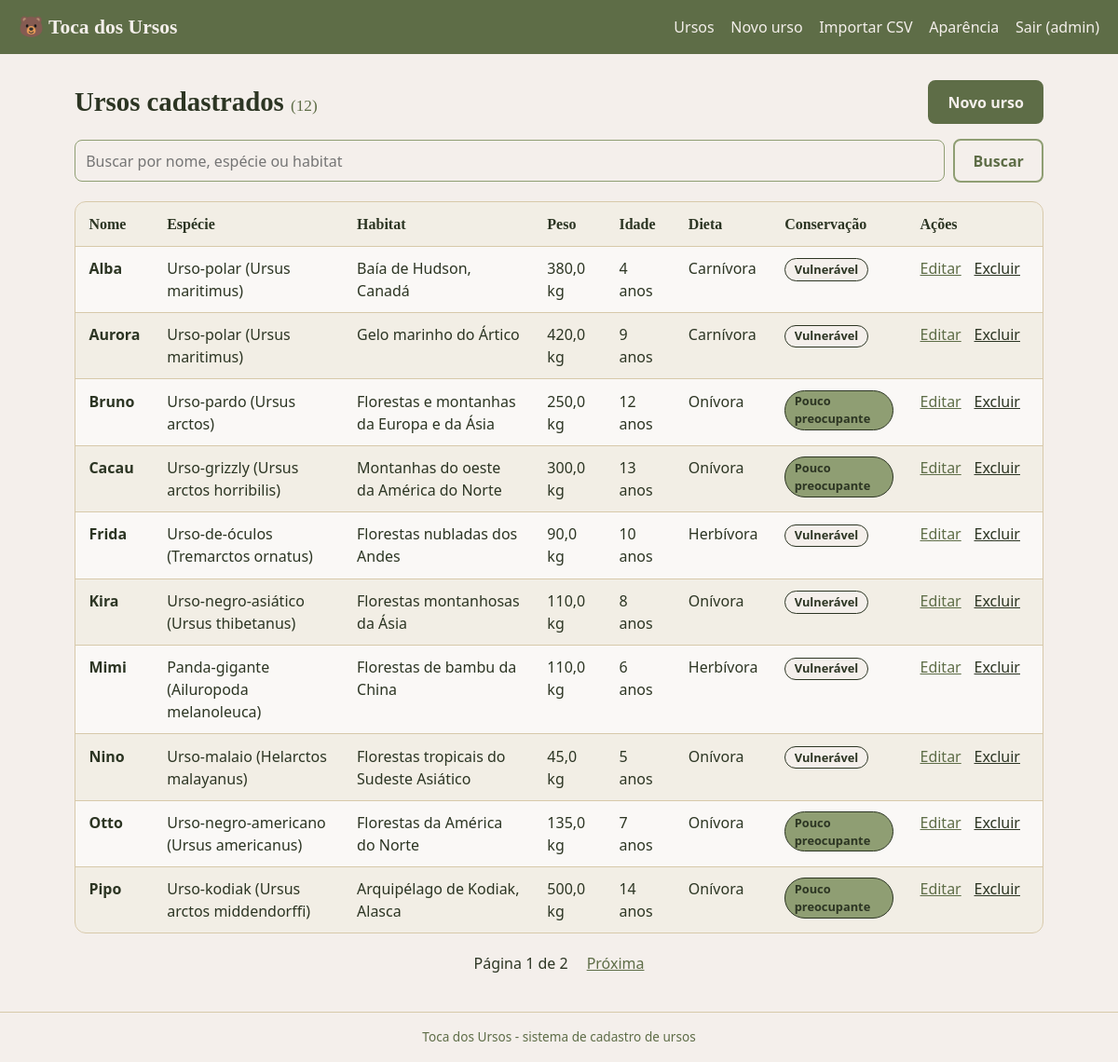
The app's page /ursos.php (signed in) with its own data.
### tables this page shows
CREATE TABLE IF NOT EXISTS ursos (
    id                 INT UNSIGNED NOT NULL AUTO_INCREMENT PRIMARY KEY,
    nome               VARCHAR(100) NOT NULL,
    especie            VARCHAR(100) NOT NULL,
    habitat            VARCHAR(150) NULL,
    peso_kg            DECIMAL(6,2) NULL,
    idade_anos         TINYINT UNSIGNED NULL,
    cor_pelagem        VARCHAR(60)  NULL,
    dieta              ENUM('onivora','carnivora','herbivora') NOT NULL DEFAULT 'onivora',
    status_conservacao ENUM('LC','NT','VU','EN','CR') NOT NULL DEFAULT 'LC',
    descricao          TEXT NULL,
    criado_em          TIMESTAMP NOT NULL DEFAULT CURRENT_TIMESTAMP,
    atualizado_em      TIMESTAMP NOT NULL DEFAULT CURRENT_TIMESTAMP ON UPDATE CURRENT_TIMESTAMP,
    INDEX idx_nome (nome),
    INDEX idx_especie (especie)
);

### src/Preferencias.php (called while the page is built, shortened)
<?php
final class Preferencias
{
    public static function obter(): array
    {
        $dados = json_decode($_COOKIE[self::COOKIE] ?? '', true);
        return self::sanear(is_array($dados) ? $dados : []);
    }
    private static function sanear(array $d): array
    {
        $tema  = $d['tema'] ?? '';
        $fonte = $d['fonte'] ?? '';
        $pag   = (int) ($d['por_pagina'] ?? 0);
        return [
            'tema'       => isset(self::TEMAS[$tema]) ? $tema : self::PADRAO['tema'],
            'fonte'      => isset(self::FONTES[$fonte]) ? $fonte : self::PADRAO['fonte'],
            'por_pagina' => in_array($pag, self::PAGINAS, true) ? $pag : self::PADRAO['por_pagina'],
        ];
    }
}

### src/bootstrap.php (called while the page is built, shortened)
<?php
spl_autoload_register(function (string $classe): void {
    $arquivo = __DIR__ . '/' . $classe . '.php';
});
function config(string $chave): mixed
{
    static $cfg = null;
    $cfg ??= require BASE_PATH . '/config/config.php';
    return $cfg[$chave] ?? null;
}
function e(mixed $valor): string
{
    return htmlspecialchars((string) $valor, ENT_QUOTES, 'UTF-8');
}

### config/config.php (called while the page is built, shortened)
<?php
return [
    'app' => ['nome' => 'Toca dos Ursos'],
    'db'  => [
        'host'    => '127.0.0.1',
        'port'    => 3306,
        'name'    => 'ursos_db',
        'user'    => 'root',
        'pass'    => '',
        'charset' => 'utf8mb4',
    ],
];

### src/Auth.php (called while the page is built, shortened)
<?php
final class Auth
{
    public static function logado(): bool
    {
        return isset($_SESSION['usuario']);
    }
    public static function usuario(): ?array
    {
        return $_SESSION['usuario'] ?? null;
    }
}

### src/Database.php (called while the page is built, shortened)
<?php
final class Database
{
    private static ?PDO $pdo = null;
    public static function conexao(): PDO
    {
        if (self::$pdo === null) {
            $c = config('db');
            $dsn = sprintf('mysql:host=%s;port=%d;dbname=%s;charset=%s', $c['host'], $c['port'], $c['name'], $c['charset']);
            self::$pdo = new PDO($dsn, $c['user'], $c['pass'], [
                PDO::ATTR_ERRMODE            => PDO::ERRMODE_EXCEPTION,
                PDO::ATTR_DEFAULT_FETCH_MODE => PDO::FETCH_ASSOC,
                PDO::ATTR_EMULATE_PREPARES   => false,
            ]);
        }
        return self::$pdo;
    }
}

### src/UrsoRepository.php (called while the page is built, shortened)
<?php
final class UrsoRepository
{
    public function listar(string $busca, int $pagina, int $porPagina): array
    {
        $where  = '';
        $params = [];
        $st = $this->pdo->prepare("SELECT COUNT(*) FROM ursos $where");
        $st->execute($params);
        $total = (int) $st->fetchColumn();
        $offset = max(0, ($pagina - 1) * $porPagina);
        $st = $this->pdo->prepare("SELECT * FROM ursos $where ORDER BY nome ASC LIMIT $porPagina OFFSET $offset");
        $st->execute($params);
        return ['itens' => $st->fetchAll(), 'total' => $total];
    }
}

### public/ursos.php (the view, shortened to what this page needs)
<?php
require __DIR__ . '/../src/bootstrap.php';
$porPagina = Preferencias::obter()['por_pagina'];
$busca     = trim((string) ($_GET['q'] ?? ''));
$pagina    = max(1, (int) ($_GET['p'] ?? 1));
$r       = (new UrsoRepository(Database::conexao()))->listar($busca, $pagina, $porPagina);
$paginas = max(1, (int) ceil($r['total'] / $porPagina));
$link    = fn(int $p) => 'ursos.php?' . http_build_query(['q' => $busca, 'p' => $p]);
require BASE_PATH . '/templates/header.php';
?>
<div class="barra">
    <h1>Ursos cadastrados <small>(<?= (int) $r['total'] ?>)</small></h1>
    <a class="botao" href="urso_form.php">Novo urso</a>
</div>
<form method="get" class="busca" role="search">
    <input type="search" name="q" value="<?= e($busca) ?>" placeholder="Buscar por nome, espécie ou habitat" aria-label="Buscar ursos">
    <button type="submit" class="botao secundario">Buscar</button>
</form>
<?php if (!$r['itens']): ?>
    <p class="vazio">Nenhum urso encontrado. <a href="urso_form.php">Cadastre o primeiro</a> ou <a href="importar.php">importe um CSV</a>.</p>
<?php else: ?>
<div class="tabela-wrap">
<table>
    <thead>
        <tr><th>Nome</th><th>Espécie</th><th>Habitat</th><th>Peso</th><th>Idade</th><th>Dieta</th><th>Conservação</th><th>Ações</th></tr>
    </thead>
    <tbody>
    <?php foreach ($r['itens'] as $u): ?>
        <tr>
            <td><strong><?= e($u['nome']) ?></strong></td>
            <td><?= e($u['especie']) ?></td>
            <td><?= e($u['habitat']) ?></td>
            <td><?= $u['peso_kg'] !== null ? e(number_format((float) $u['peso_kg'], 1, ',', '.')) . ' kg' : '-' ?></td>
            <td><?= $u['idade_anos'] !== null ? (int) $u['idade_anos'] . ' anos' : '-' ?></td>
            <td><?= e(Urso::DIETAS[$u['dieta']] ?? $u['dieta']) ?></td>
            <td><span class="selo selo-<?= e($u['status_conservacao']) ?>"><?= e(Urso::STATUS[$u['status_conservacao']] ?? $u['status_conservacao']) ?></span></td>
            <td class="acoes">
                <a href="urso_form.php?id=<?= (int) $u['id'] ?>">Editar</a>
                <form method="post" action="urso_excluir.php" class="inline" onsubmit="return confirm('Excluir <?= e(addslashes($u['nome'])) ?>?');">
                    <button type="submit" class="link perigo">Excluir</button>
                </form>
            </td>
        </tr>
    <?php endforeach; ?>
    </tbody>
</table>
</div>
<?php if ($paginas > 1): ?>
<nav class="paginacao" aria-label="Paginação">
    <span>Página <?= $pagina ?> de <?= $paginas ?></span>
    <?php if ($pagina < $paginas): ?><a href="<?= e($link($pagina + 1)) ?>">Próxima</a><?php endif; ?>
</nav>
<?php endif; ?>
<?php endif; ?>
<?php require BASE_PATH . '/templates/footer.php';

### templates/header.php (shortened to what this page needs)
<?php
$prefs = Preferencias::obter();
$app   = config('app')['nome'];
?>
<!DOCTYPE html>
<html lang="pt-BR">
<head>
    <link rel="stylesheet" href="assets/css/style.css">
</head>
<body class="tema-<?= e($prefs['tema']) ?> fonte-<?= e($prefs['fonte']) ?>">
<header class="topo">
    <a class="marca" href="ursos.php">🐻 <?= e($app) ?></a>
    <nav class="menu" aria-label="Principal">
        <?php if (Auth::logado()): ?>
            <a href="ursos.php">Ursos</a>
            <a href="urso_form.php">Novo urso</a>
            <a href="importar.php">Importar CSV</a>
        <?php endif; ?>
        <a href="preferencias.php">Aparência</a>
        <?php if (Auth::logado()): ?>
            <form method="post" action="logout.php" class="inline">
                <button type="submit" class="link">Sair (<?= e(Auth::usuario()['usuario']) ?>)</button>
            </form>
        <?php endif; ?>
    </nav>
</header>
<main class="conteudo">

### templates/footer.php
</main>
<footer class="rodape">Toca dos Ursos - sistema de cadastro de ursos</footer>
</body>
</html>

### public/assets/css/style.css (style rules this page uses)
:root { --creme: #F4EFEB; --bege: #D7C9AA; --verde-claro: #8F9E73; --verde-escuro: #5E6D47; --texto: #2C3523; --bg: var(--creme); --superficie: color-mix(in srgb, var(--creme) 45%, #fff); --borda: var(--bege); --cor-texto: var(--texto); --cor-suave: var(--verde-escuro); --botao-bg: var(--verde-escuro); --botao-cor: var(--creme); --link: var(--verde-escuro); --topo-bg: var(--verde-escuro); --topo-cor: var(--creme); --linha-alt: color-mix(in srgb, var(--bege) 22%, transparent); --serif: Georgia, "Times New Roman", serif; }
html { font-size: 16px; }
* { box-sizing: border-box; }
body { margin: 0; min-height: 100vh; display: flex; flex-direction: column; background: var(--bg); color: var(--cor-texto); font-family: system-ui, -apple-system, "Segoe UI", Roboto, sans-serif; line-height: 1.5; }
a { color: var(--link); }
h1 { font-family: var(--serif); font-weight: 700; font-size: 1.8rem; margin: 0 0 1rem; line-height: 1.2; }
h1 small { font-size: .6em; font-weight: 400; color: var(--cor-suave); }
.topo { background: var(--topo-bg); color: var(--topo-cor); display: flex; flex-wrap: wrap; align-items: center; justify-content: space-between; gap: .5rem 1.5rem; padding: .8rem 1.25rem; }
.marca { font-family: var(--serif); font-size: 1.35rem; font-weight: 700; color: var(--topo-cor); text-decoration: none; }
.menu { display: flex; flex-wrap: wrap; align-items: center; gap: .25rem 1.1rem; }
.menu a, .menu .link { color: var(--topo-cor); text-decoration: none; }
.conteudo { flex: 1; width: 100%; max-width: 1080px; margin: 0 auto; padding: 1.75rem 1.25rem 2.5rem; }
.rodape { text-align: center; padding: 1rem; font-size: .85rem; color: var(--cor-suave); border-top: 1px solid var(--borda); }
.barra { display: flex; flex-wrap: wrap; align-items: center; justify-content: space-between; gap: 1rem; margin-bottom: 1rem; }
.barra h1 { margin: 0; }
input[type=text], input[type=password], input[type=search], input[type=number], input[type=file], select, textarea { display: block; width: 100%; margin-top: .3rem; padding: .6rem .7rem; font: inherit; font-weight: 400; color: var(--texto); background: var(--creme); border: 1px solid var(--verde-claro); border-radius: 8px; }
.botao, button.botao { display: inline-block; padding: .6rem 1.2rem; font: inherit; font-weight: 600; text-decoration: none; color: var(--botao-cor); background: var(--botao-bg); border: 2px solid var(--botao-bg); border-radius: 8px; cursor: pointer; }
.botao.secundario { background: transparent; color: var(--link); border-color: var(--verde-claro); }
button.link { background: none; border: 0; padding: 0; font: inherit; color: var(--link); cursor: pointer; text-decoration: underline; }
button.link.perigo { color: inherit; }
form.inline { display: inline; margin: 0; }
.busca { display: flex; flex-wrap: wrap; align-items: center; gap: .6rem; margin-bottom: 1.25rem; }
.busca input { flex: 1 1 260px; margin: 0; }
.tabela-wrap { overflow-x: auto; background: var(--superficie); border: 1px solid var(--borda); border-radius: 12px; }
table { width: 100%; border-collapse: collapse; min-width: 760px; }
th, td { padding: .7rem .9rem; text-align: left; vertical-align: top; border-bottom: 1px solid var(--borda); }
th { font-family: var(--serif); background: var(--linha-alt); }
tbody tr:nth-child(even) { background: var(--linha-alt); }
tbody tr:last-child td { border-bottom: 0; }
.acoes { white-space: nowrap; }
.acoes a, .acoes .link { margin-right: .6rem; }
.selo { display: inline-block; padding: .1rem .6rem; border-radius: 999px; font-size: .8rem; font-weight: 600; border: 1px solid var(--texto); background: var(--creme); color: var(--texto); }
.selo-LC { background: var(--verde-claro); }
.selo-VU { background: var(--creme); }
.paginacao { display: flex; justify-content: center; align-items: center; gap: 1.25rem; margin-top: 1.25rem; }

### records on screen
ursos: nome "Alba", especie "Urso-polar (Ursus maritimus)", habitat "Baía de Hudson, Canadá", peso_kg "380,0", idade_anos "4", dieta "Carnívora", status_conservacao "Vulnerável"
ursos: nome "Aurora", especie "Urso-polar (Ursus maritimus)", habitat "Gelo marinho do Ártico", peso_kg "420,0", idade_anos "9", dieta "Carnívora", status_conservacao "Vulnerável"
ursos: nome "Bruno", especie "Urso-pardo (Ursus arctos)", habitat "Florestas e montanhas da Europa e da Ásia", peso_kg "250,0", idade_anos "12", dieta "Onívora", status_conservacao "Pouco preocupante"
ursos: nome "Cacau", especie "Urso-grizzly (Ursus arctos horribilis)", habitat "Montanhas do oeste da América do Norte", peso_kg "300,0", idade_anos "13", dieta "Onívora", status_conservacao "Pouco preocupante"
ursos: nome "Frida", especie "Urso-de-óculos (Tremarctos ornatus)", habitat "Florestas nubladas dos Andes", peso_kg "90,0", idade_anos "10", dieta "Herbívora", status_conservacao "Vulnerável"
ursos: nome "Kira", especie "Urso-negro-asiático (Ursus thibetanus)", habitat "Florestas montanhosas da Ásia", peso_kg "110,0", idade_anos "8", dieta "Onívora", status_conservacao "Vulnerável"
ursos: nome "Mimi", especie "Panda-gigante (Ailuropoda melanoleuca)", habitat "Florestas de bambu da China", peso_kg "110,0", idade_anos "6", dieta "Herbívora", status_conservacao "Vulnerável"
ursos: nome "Nino", especie "Urso-malaio (Helarctos malayanus)", habitat "Florestas tropicais do Sudeste Asiático", peso_kg "45,0", idade_anos "5", dieta "Onívora", status_conservacao "Vulnerável"
ursos: nome "Otto", especie "Urso-negro-americano (Ursus americanus)", habitat "Florestas da América do Norte", peso_kg "135,0", idade_anos "7", dieta "Onívora", status_conservacao "Pouco preocupante"
ursos: nome "Pipo", especie "Urso-kodiak (Ursus arctos middendorffi)", habitat "Arquipélago de Kodiak, Alasca", peso_kg "500,0", idade_anos "14", dieta "Onívora", status_conservacao "Pouco preocupante"

### other values on screen
$app "Toca dos Ursos"
Auth::usuario()['usuario'] "admin"
$r['total'] "12"
$pagina "1"
$paginas "2"
